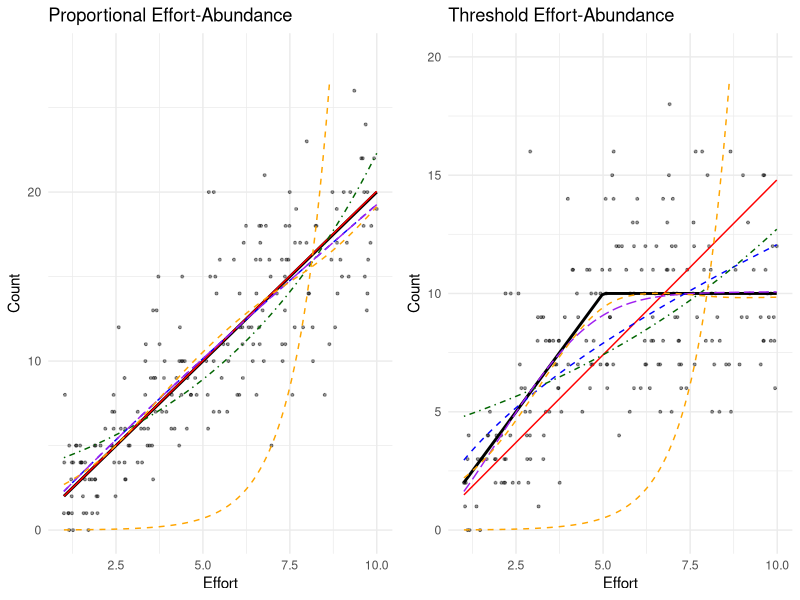
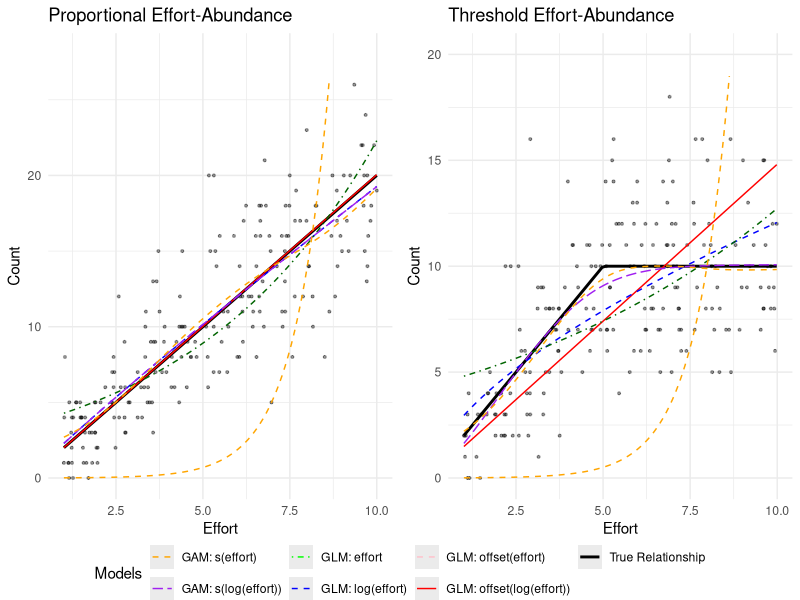

These figures' R source, in order:
##############################################################
####   Code to generate and evaluate catch data...        ####
####   ... given Site, Temperature, and Effort effects... ####
####   ... to test how to best model Effort in GLMs.      ####
####   J.A.Smith NSW DPI - June 2026                      ####
##############################################################

## This script generates an example figure showing numerous effort marginals (Figure 1)
## The data generated are here are simpler than in the main simulation function

# Load libraries
library(ggplot2)
library(mgcv)
library(gridExtra)

#set.seed(117)

# Generate data
generate_data <- function(n = 200, type = "proportional") {
  effort <- runif(n, 1, 10)
  
  if (type == "proportional") {
    true_lambda <- 2 * effort
    lambda <- true_lambda + rnorm(n, 0, 0.5)
  } else {
    true_lambda <- pmin(2 * effort, 10)
    lambda <- true_lambda + rnorm(n, 0, 0.5)
  }
  
  count <- rpois(n, lambda)
  #count <- rnbinom(n, mu = lambda, size = 1.1)
  data.frame(count = count, effort = effort, true_lambda = true_lambda)
}

# Generate data sets
data_prop <- generate_data(type = "proportional")
data_thresh <- generate_data(type = "threshold")

# Function to fit models and extract predictions
fit_models <- function(data) {
  models <- list(
    m1 = glm(count ~ offset(log(effort)), family = poisson, data = data),
    m2 = glm(count ~ log(effort), family = poisson, data = data),
    m3 = glm(count ~ effort, family = poisson, data = data),
    m4 = gam(count ~ s(log(effort)), family = poisson, data = data),
    m5 = gam(count ~ s(effort), family = poisson, data = data),
    m6 = glm(count ~ offset(effort), family = poisson, data = data)
  )
  new_data <- data.frame(effort = seq(min(data$effort), max(data$effort), length.out = 100))
  predictions <- lapply(models, function(m) {
    cbind(new_data, count = predict(m, newdata = new_data, type = "response"))
  })
  list(models = models, predictions = predictions)
}

# Fit models
fits_prop <- fit_models(data_prop)
fits_thresh <- fit_models(data_thresh)

# Create plots
create_plot <- function(data, fits, title, true_relationship) {
  ggplot(data, aes(x = effort, y = count)) +
    geom_point(alpha = 0.4, size = 0.7) +
    geom_line(aes(y = true_lambda, color = "True Relationship"), linewidth = 1) +
    geom_line(data = fits$predictions$m1, aes(color = "GLM: offset(log(effort))"), linetype = "solid") +
    geom_line(data = fits$predictions$m2, aes(color = "GLM: log(effort)"), linetype = "dashed") +
    geom_line(data = fits$predictions$m3, aes(color = "GLM: effort"), linetype = "dotdash") +
    geom_line(data = fits$predictions$m4, aes(color = "GAM: s(log(effort))"), linetype = "longdash") +
    geom_line(data = fits$predictions$m5, aes(color = "GAM: s(effort)"), linetype = "dashed") +
    geom_line(data = fits$predictions$m6, aes(color = "GAM: s(effort)"), linetype = "dashed") +
    scale_color_manual(values = c("True Relationship" = "black",
                                  "GLM: offset(log(effort))" = "red",
                                  "GLM: log(effort)" = "blue",
                                  "GLM: effort" = "darkgreen",
                                  "GAM: s(log(effort))" = "purple",
                                  "GAM: s(effort)" = "orange",
                                  "GLM: offset(effort)" = "pink")) +
    ylim(0, max(data)+2) +
    labs(title = title, x = "Effort", y = "Count", color = "Models") +
    theme_minimal() +
    theme(legend.position = "none")
}

plot_prop <- create_plot(data_prop, fits_prop, "Proportional Effort-Abundance", "2 * effort")
plot_thresh <- create_plot(data_thresh, fits_thresh, "Threshold Effort-Abundance", "min(2 * effort, 10)")

# Combine plots
combined_plot <- grid.arrange(plot_prop, plot_thresh, ncol = 2)

# Create a function to add a common legend
add_legend <- function(g1, g2, legend_title) {
  g_legend <- function(a.gplot){
    tmp <- ggplot_gtable(ggplot_build(a.gplot))
    leg <- which(sapply(tmp$grobs, function(x) x$name) == "guide-box")
    legend <- tmp$grobs[[leg]]
    return(legend)
  }
  
  legend <- g_legend( ggplot() +
      geom_line(aes(x = 1, y = 1, color = "True Relationship"), linewidth = 1) +
      geom_line(aes(x = 1, y = 1, color = "GLM: offset(log(effort))"), linetype = "solid") +
      geom_line(aes(x = 1, y = 1, color = "GLM: log(effort)"), linetype = "dashed") +
      geom_line(aes(x = 1, y = 1, color = "GLM: effort"), linetype = "dotdash") +
      geom_line(aes(x = 1, y = 1, color = "GAM: s(log(effort))"), linetype = "longdash") +
      geom_line(aes(x = 1, y = 1, color = "GAM: s(effort)"), linetype = "dashed") +
      geom_line(aes(x = 1, y = 1, color = "GLM: offset(effort)"), linetype = "dashed") +
      scale_color_manual(values = c("True Relationship" = "black",
                                    "GLM: offset(log(effort))" = "red",
                                    "GLM: log(effort)" = "blue",
                                    "GLM: effort" = "green",
                                    "GAM: s(log(effort))" = "purple",
                                    "GAM: s(effort)" = "orange",
                                    "GLM: offset(effort)" = "pink")) +
      theme(legend.position = "bottom") +
      labs(color = legend_title) )
  
  grid.arrange(arrangeGrob(g1, g2, ncol = 2),
               legend,
               nrow = 2,
               heights = c(10, 1))
}

# Create the final plot with legend
final_plot <- add_legend(plot_prop, plot_thresh, "Models")
